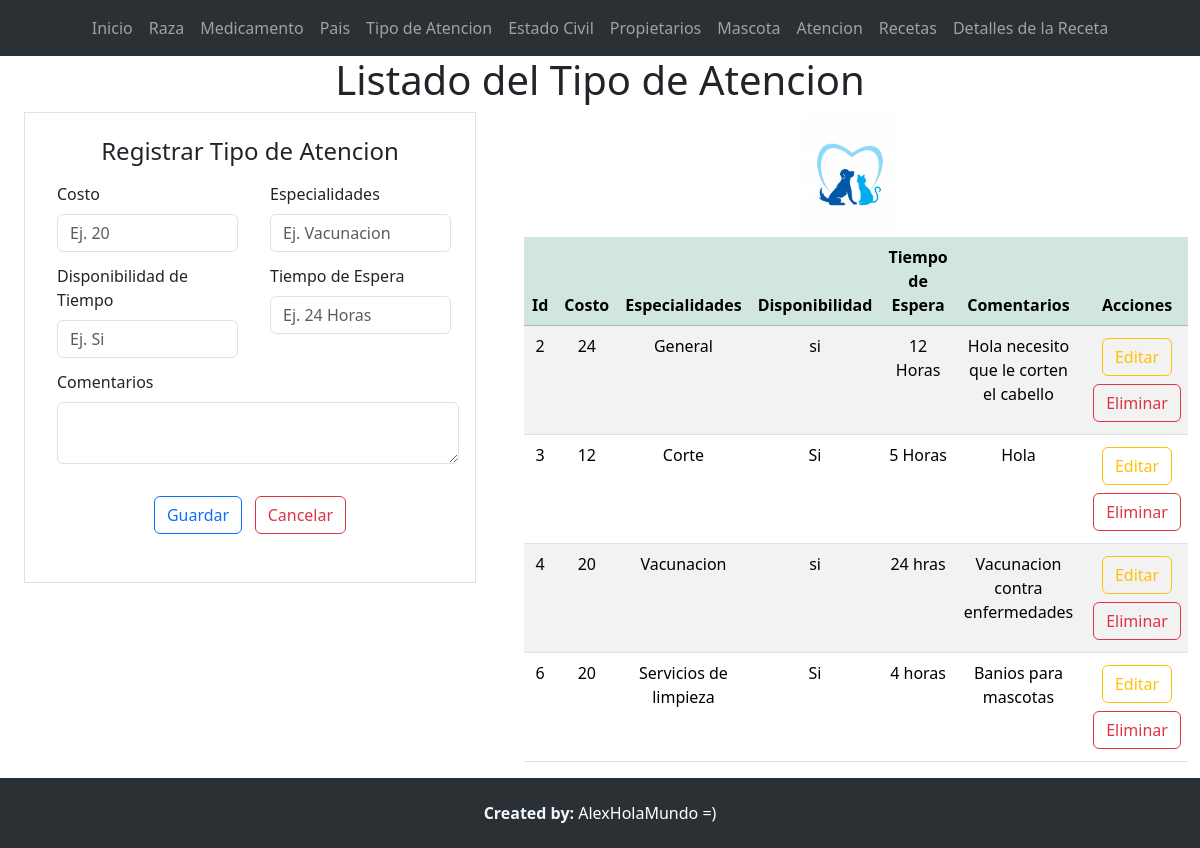
The page /listaTipoAtencion/ on the database its author committed.
### Aplicaciones/Veterinaria/models.py (models this page shows, shortened)
class TipoAtencion(models.Model):
    idTipoAtencion_wt=models.AutoField(primary_key=True)
    costo_wt=models.IntegerField()
    especialidades_wt=models.CharField(max_length=100)
    disponibilidad_wt=models.CharField(max_length=100)
    tiempoEspera_wt=models.CharField(max_length=100)
    comentarios_wt=models.CharField(max_length=100)

### Aplicaciones/Veterinaria/views.py (the view)
# urls.py: path('listaTipoAtencion/',views.listaTipoAtencion),
def listaTipoAtencion(request):
    tipoAtencionBdd=TipoAtencion.objects.all()
    return render(request,'listaTipoAtencion.html',{'tipoAtencion':tipoAtencionBdd})

### Aplicaciones/Veterinaria/templates/listaTipoAtencion.html (shortened to what this page needs)
{% extends "./plantilla.html" %} {% block contenido %} {% load static %}
<h1 class="text-center">Listado del Tipo de Atencion</h1>
<div class="row m-0">
  <div class="col-md-5">
    <div class="container w-100">
      <form class="border p-4" action="/guardarTipoAtencion/" method="POST">
        <h4 class="text-center">Registrar Tipo de Atencion</h4>
        <div class="row">
          <div class="col-md-6">
            <div class="m-1">
              <label for="" class="form-label m-1">Costo</label>
              <input
                type="number"
                required
                class="form-control m-1"
                placeholder="Ej. 20"
                value=""
                name="costo_wt"
                id="costo_wt"
              />
            </div>
          </div>
          <div class="col-md-6">
            <div class="m-1">
              <label for="" class="form-label m-1">Especialidades</label>
              <input
                type="text"
                required
                class="form-control m-1"
                placeholder="Ej. Vacunacion"
                value=""
                name="especialidades_wt"
                id="especialidades_wt"
              />
            </div>
          </div>
        </div>
        <div class="row">
          <div class="col-md-6">
            <div class="m-1">
              <label for="" class="form-label m-1"
                >Disponibilidad de Tiempo</label
              >
              <input
                type="text"
                required
                class="form-control m-1"
                placeholder="Ej. Si"
                value=""
                name="disponibilidad_wt"
                id="disponibilidad_wt"
              />
            </div>
          </div>
          <div class="col-md-6">
            <div class="m-1">
              <label for="" class="form-label m-1">Tiempo de Espera</label>
              <input
                type="text"
                required
                class="form-control m-1"
                placeholder="Ej. 24 Horas"
                value=""
                name="tiempoEspera_wt"
                id="tiempoEspera_wt"
              />
            </div>
          </div>
          <div class="m-1">
            <label for="" class="form-label m-1">Comentarios</label>
            <textarea
              type="text"
              required
              class="form-control m-1"
              placeholder="Ej. Ninguna"
              value=""
              name="comentarios_wt"
              id="comentarios_wt"
            >
            </textarea>
          </div>
        </div>
        <center class="m-4">
          <button type="submit" name="button" class="btn btn-outline-primary">
            Guardar</button
          >&nbsp;&nbsp;
          <button type="reset" name="button" class="btn btn-outline-danger">
            Cancelar
          </button>
        </center>
      </form>
    </div>
  </div>
  <div class="col-md-7">
    <div class="container table-responsive">
      <center>
        <img src="{% static 'img/logog.jpg' %}" alt="" width="100px" />
      </center>
      <table class="table table-striped bordered">
        <thead>
          <tr class="table-success">
            <th class="text-center" scope="col">Id</th>
            <th class="text-center" scope="col">Costo</th>
            <th class="text-center" scope="col">Especialidades</th>
            <th class="text-center" scope="col">Disponibilidad</th>
            <th class="text-center" scope="col">Tiempo de Espera</th>
            <th class="text-center" scope="col">Comentarios</th>
            <th class="text-center" scope="col">Acciones</th>
          </tr>
        </thead>
        <tbody>
          {% for tipo in tipoAtencion %}
          <tr>
            <td class="text-center">{{tipo.idTipoAtencion_wt }}</td>
            <td class="text-center">{{tipo.costo_wt }}</td>
            <td class="text-center">{{tipo.especialidades_wt }}</td>
            <td class="text-center">{{tipo.disponibilidad_wt }}</td>
            <td class="text-center">{{tipo.tiempoEspera_wt }}</td>
            <td class="text-center">{{tipo.comentarios_wt }}</td>
            <td class="text-center">
              <a
                href="/editarTipoAtencion/{{tipo.idTipoAtencion_wt}}"
                class="btn btn-outline-warning m-1"
                >Editar</a
              >
              <a
                href="javascript:void(0);"
                type="button"
                class="btn btn-outline-danger m-1"
                onclick="eliminarTipoAtencion('/eliminarTipoAtencion/{{tipo.idTipoAtencion_wt}}');"
                >Eliminar</a
              >
            </td>
          </tr>
          {% endfor %}
        </tbody>
      </table>
    </div>
  </div>
</div>
{% endblock %}

### crudDjango/static/css/styles.css (style rules this page uses)
img { width: 100px; object-position: center; border-radius: 10px; }
body { margin: 0; padding: 0; margin-bottom: 70px; }

### rows shown on the page
TipoAtencion: idTipoAtencion_wt "2", costo_wt "24", especialidades_wt "General", disponibilidad_wt "si", tiempoEspera_wt "12 Horas", comentarios_wt "Hola necesito que le corten el cabello"
TipoAtencion: idTipoAtencion_wt "3", costo_wt "12", especialidades_wt "Corte", disponibilidad_wt "Si", tiempoEspera_wt "5 Horas", comentarios_wt "Hola"
TipoAtencion: idTipoAtencion_wt "4", costo_wt "20", especialidades_wt "Vacunacion", disponibilidad_wt "si", tiempoEspera_wt "24 hras", comentarios_wt "Vacunacion contra enfermedades"
TipoAtencion: idTipoAtencion_wt "6", costo_wt "20", especialidades_wt "Servicios de limpieza", disponibilidad_wt "Si", tiempoEspera_wt "4 horas", comentarios_wt "Banios para mascotas"
